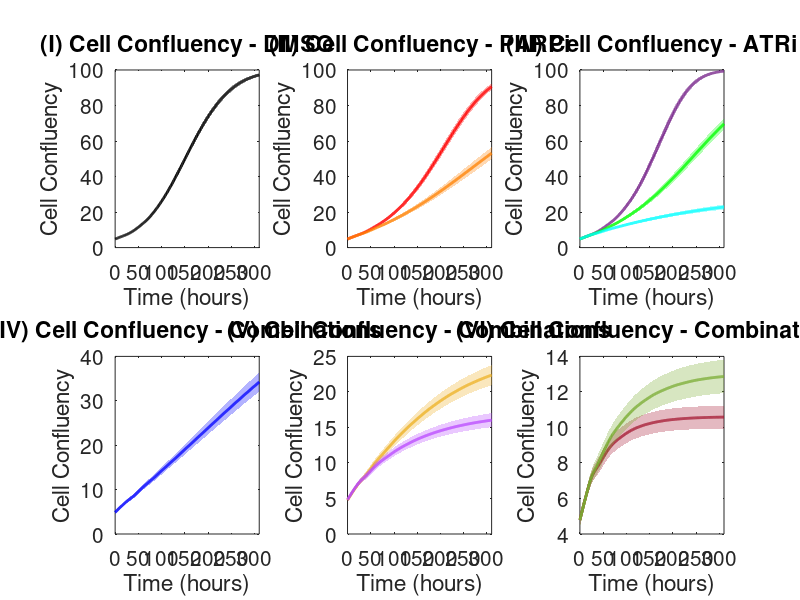

Reproduce this figure in MATLAB.
load('output_abm_calibration');

% List of variable names
varNames = {'dmso', 'cera_01', 'cera_03', 'cera_1', 'ola_02', 'ola_1', ...
    'comb_01_1', 'comb_03_02', 'comb_03_1', 'comb_1_02', 'comb_1_1'};

time = (0:1:310)';

% Define subplot titles and data sets
titles = {'(I) Cell Confluency - DMSO', ...
    '(II) Cell Confluency - PARPi', ...
    '(III) Cell Confluency - ATRi', ...
    '(IV) Cell Confluency - Combinations', ...
    '(V) Cell Confluency - Combinations', ...
    '(VI) Cell Confluency - Combinations'};

data_sets = { {'dmso', 'k'}, ...
    {'ola_02', 'r'; ...
    'ola_1', [1, 0.5, 0]}, ...
    {'cera_01', [0.49, 0.18, 0.56]; ...
    'cera_03', 'g'; ...
    'cera_1', 'c'}, ...
    {'comb_01_1', 'b'}, ...
    {'comb_03_02', [0.93, 0.69, 0.13]; ...
    'comb_03_1', [0.72, 0.27, 1.00]}, ...
    {'comb_1_1', [0.64, 0.08, 0.18]; ...
    'comb_1_02', [0.47, 0.67, 0.19]}};

figure;

for i = 1:6
    subplot(2, 3, i);
    
    for j = 1:size(data_sets{i}, 1)
        varName = data_sets{i}{j, 1};
        color = data_sets{i}{j, 2};
        
        % Create dynamic variable names for mean and std
        mean_var_name = sprintf('mean_%s', varName);
        std_var_name = sprintf('std_%s', varName);
        
        % Retrieve the data using eval to access the dynamically named variables
        mean_data = eval(mean_var_name);
        std_data = eval(std_var_name);
        
        mean_numeric = cell2mat(mean_data);
        std_numeric = cell2mat(std_data);
        
        fill([time; flipud(time)], [mean_numeric + std_numeric; flipud(mean_numeric - std_numeric)], ...
            color, 'EdgeColor', 'none', 'FaceAlpha', 0.3);
        hold on;
        
        % Plot the mean line
        plot(time, mean_numeric, 'Color', color, 'LineWidth', 2);
        hold on;
        
    end
    
    xlabel('Time (hours)');
    ylabel('Cell Confluency');
    set(gca, 'FontSize', 15);
    title(titles{i});
    xlim([0, 310]);
end
